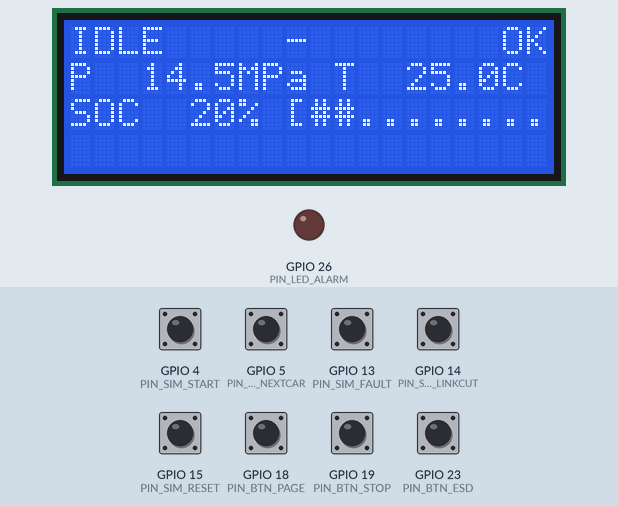
The sketch below on a simulated ESP32. Parts: 20×4 character LCD, output pins drawn as LEDs (lit = HIGH). The inputs (shaded band) are chosen by the test bench; at power-on: GPIO 4 (PIN_SIM_START), GPIO 5 (PIN_BTN_NEXTCAR), GPIO 13 (PIN_SIM_FAULT), GPIO 14 (PIN_SIM_LINKCUT), GPIO 15 (PIN_SIM_RESET), GPIO 18 (PIN_BTN_PAGE), GPIO 19 (PIN_BTN_STOP), GPIO 23 (PIN_BTN_ESD) HIGH. What the sketch prints to the serial monitor is not drawn.

Above: at 1.3 s.
1.4 s: GPIO 23 (PIN_BTN_ESD) pulled LOW for 0.15 s
At 2.3 s:
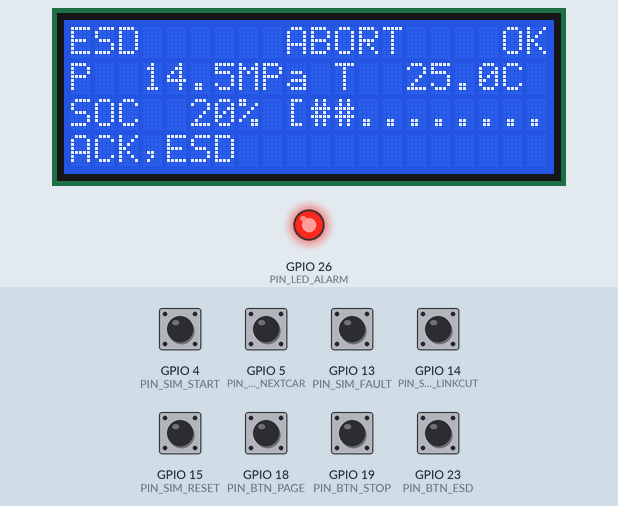
4.5 s: GPIO 5 (PIN_BTN_NEXTCAR) pulled LOW for 0.15 s
At 5.4 s:
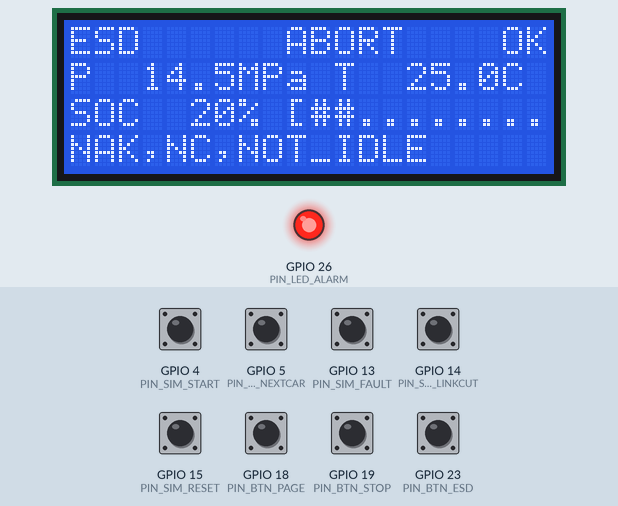
7.6 s: GPIO 19 (PIN_BTN_STOP) pulled LOW for 0.15 s
At 8.3 s:
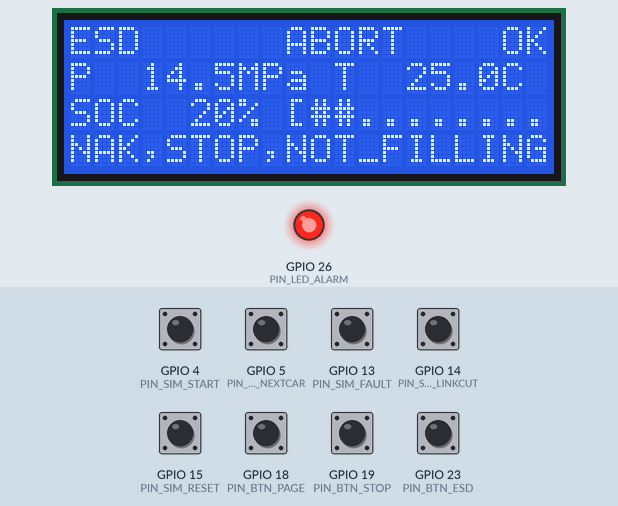
10.7 s: GPIO 15 (PIN_SIM_RESET) pulled LOW for 0.15 s
At 11.8 s:
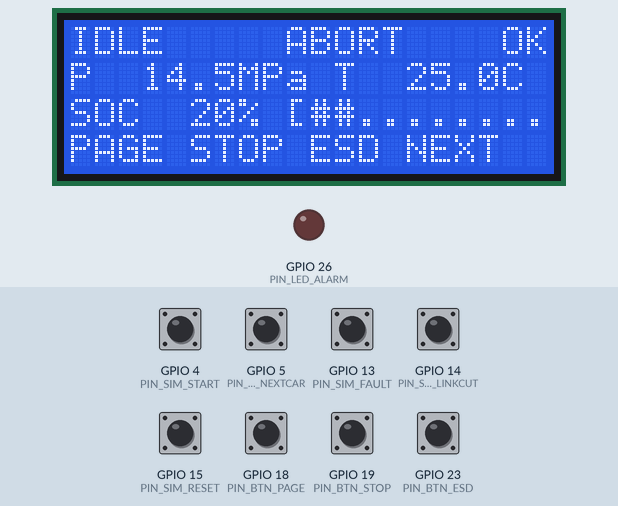
12.8 s: GPIO 4 (PIN_SIM_START) pulled LOW for 0.15 s
At 14.2 s:
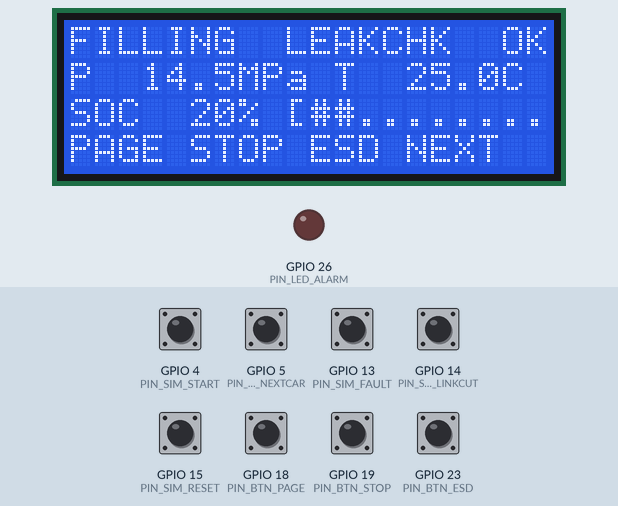
15.9 s: GPIO 19 (PIN_BTN_STOP) pulled LOW for 1 s
At 18.4 s:
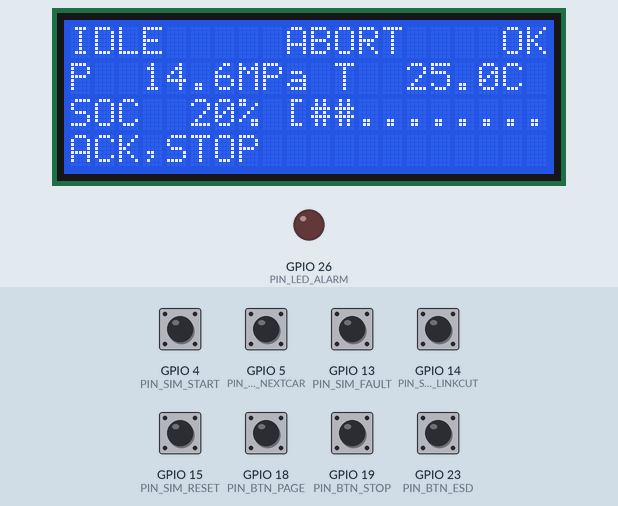
Timing chart, 0 to 19.9 s (numbered marks = the images above; inputs shaded):
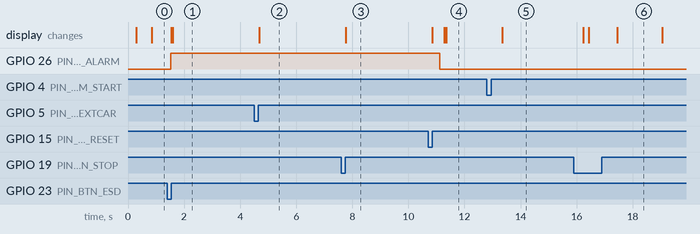

The sketch:

sketch.ino
```cpp
// ===== H2 dispenser - Step 6: ESP32 HMI (operator display + remote STOP/ESD) =====
//
// The ESP32 is the MASTER on the link: it asks, the STM32 answers.
// It shows the station on a 20x4 LCD and lets the operator stop the fill.
// It NEVER makes anything less safe: no remote START, no remote RESET.
//
// Same protocol as Step 5 (link.h) and the same fault list (faults.h):
// one source of truth for both boards.
#include <Wire.h>
#include <LiquidCrystal_I2C.h>
#include "link.h"
#include "faults.h"

#define USE_SIM_CONTROLLER 1      // 1 = Wokwi (simulated STM32 inside), 0 = real STM32 on UART2
#if USE_SIM_CONTROLLER
#include "sim_controller.h"
SimController sim;
Pipe toCtrl, toHmi;               // the two directions of the "cable"
#endif

// ---- pins ----
#define PIN_BTN_PAGE    18        // HMI buttons (to GND)
#define PIN_BTN_STOP    19
#define PIN_BTN_ESD     23        // big red: remote emergency shutdown
#define PIN_BTN_NEXTCAR 5         // dedicated "next car" (fixes the Step 4 two-meaning STOP button)
#define PIN_LED_ALARM   26
#define PIN_SIM_START   4         // simulated LOCAL buttons on the dispenser (Wokwi only)
#define PIN_SIM_RESET   15
#define PIN_SIM_FAULT   13        // slide switch: inject GAS_WARN + P_DISAGREE
#define PIN_SIM_LINKCUT 14        // slide switch: cut the cable

LiquidCrystal_I2C lcd(0x27, 20, 4);

// ---------- link timing ----------
const uint32_t POLL_MS          = 500;   // ask for status twice a second (also our heartbeat)
const uint32_t REPLY_TIMEOUT_MS = 250;   // an answer must come within 250 ms
const uint8_t  LOST_AFTER       = 3;     // 3 missed answers in a row = LINK LOST

// ---------- types first (Arduino inserts function prototypes above the first function) ----------
struct Btn { uint8_t pin; bool last; };

// ---------- what the HMI knows about the station ----------
struct Station {
  char     state[10], phase[8];
  int32_t  p10, t10, soc;              // pressure x10, temperature x10, %
  uint32_t faults, ctrlBadFrames;
  uint32_t updatedMs;                  // when this data arrived (its AGE matters)
  bool     valid;
};
Station st = {};

enum LinkState { LS_UNKNOWN, LS_OK, LS_LOST };
LinkState linkState = LS_UNKNOWN;     // NOT "link": that is a POSIX function name on the ESP32
LineRx    rx;
bool      waiting = false;             // one request at a time
char      waitingFor[8] = "";
uint32_t  sentMs = 0, lastPollMs = 0;
uint8_t   missed = 0;
uint32_t  okCount = 0, timeoutCount = 0, badCount = 0;
char      queued[8] = "";              // one operator command waiting to be sent
char      msg[21] = "";                // bottom line: last ACK / NAK
uint32_t  msgMs = 0;
uint8_t   page = 0;

// ---------- sending ----------
void sendFrame(const char* body) {
  TxFrame t; txBegin(t); txStr(t, body);
  const char* line = txEnd(t);
#if USE_SIM_CONTROLLER
  toCtrl.putLine(line);
#else
  Serial2.println(line);
#endif
  Serial.print("TX "); Serial.println(line);
  strncpy(waitingFor, body, sizeof(waitingFor) - 1);
  waiting = true; sentMs = millis();
}

bool readByte(char& c) {
#if USE_SIM_CONTROLLER
  return toHmi.get(c);
#else
  if (!Serial2.available()) return false;
  c = (char)Serial2.read(); return true;
#endif
}

void showMsg(const char* m) { strncpy(msg, m, 20); msg[20] = 0; msgMs = millis(); }

// ---------- parsing a status answer ----------
// Split "ST,IDLE,-,145,250,20,00000,0" into fields. Returns field count.
int splitFields(char* s, char* f[], int maxF) {
  int n = 0; f[n++] = s;
  for (; *s && n < maxF; s++) if (*s == ',') { *s = 0; f[n++] = s + 1; }
  return n;
}

bool parseStatus(char* body) {
  char* f[10];
  if (splitFields(body, f, 10) != 8) return false;          // wrong field count
  int32_t p10 = atol(f[3]), t10 = atol(f[4]), soc = atol(f[5]);
  // plausibility on the HMI side too: never DISPLAY a value that cannot be real
  if (p10 < 0 || p10 > 1000 || t10 < -600 || t10 > 1500 || soc < 0 || soc > 120) return false;
  strncpy(st.state, f[1], 9); st.state[9] = 0;
  strncpy(st.phase, f[2], 7); st.phase[7] = 0;
  st.p10 = p10; st.t10 = t10; st.soc = soc;
  st.faults = strtoul(f[6], nullptr, 16);
  st.ctrlBadFrames = strtoul(f[7], nullptr, 10);
  st.updatedMs = millis(); st.valid = true;
  return true;
}

void handleReply(char* body) {
  if (!waiting) { badCount++; Serial.print("RX UNSOLICITED: "); Serial.println(body); return; }
  waiting = false;
  missed = 0;
  if (linkState != LS_OK) { Serial.println("LINK OK"); if (linkState == LS_LOST) showMsg("LINK RESTORED"); }
  linkState = LS_OK;
  okCount++;
  if (!strncmp(body, "ST,", 3)) { if (!parseStatus(body)) { badCount++; Serial.println("bad status frame"); } }
  else { showMsg(body); Serial.print("RX "); Serial.println(body); }   // ACK,... / NAK,...
}

void serviceLink(uint32_t now) {
  // 1. receive
  char c, *body;
  while (readByte(c)) {
    FrameResult fr = lineFeed(rx, c, body);
    if (fr == FR_OK) handleReply(body);
    else if (fr != FR_NONE) { badCount++; Serial.print("RX BAD FRAME code "); Serial.println(fr); }
  }
  // 2. timeout of the outstanding request
  if (waiting && now - sentMs > REPLY_TIMEOUT_MS) {
    waiting = false; timeoutCount++;
    if (++missed >= LOST_AFTER && linkState != LS_LOST) {
      linkState = LS_LOST; st.valid = false;          // old data must not look current
      Serial.println("LINK LOST");
    }
  }
  // 3. send the next request: operator commands first, then the status poll
  if (!waiting) {
    if (queued[0]) { sendFrame(queued); queued[0] = 0; }
    else if (now - lastPollMs >= POLL_MS) { lastPollMs = now; sendFrame("ST"); }
  }
}

// ---------- buttons ----------
Btn bPage = {PIN_BTN_PAGE}, bStop = {PIN_BTN_STOP}, bEsd = {PIN_BTN_ESD}, bNext = {PIN_BTN_NEXTCAR},
    bSimStart = {PIN_SIM_START}, bSimReset = {PIN_SIM_RESET};
bool pressed(Btn& b) {
  bool now = digitalRead(b.pin) == LOW;
  bool edge = now && !b.last; b.last = now; return edge;
}
void queueCmd(const char* c) {
  if (linkState == LS_LOST) { showMsg("NO LINK - not sent"); return; }   // be honest with the operator
  strncpy(queued, c, sizeof(queued) - 1);
}

// ---------- display ----------
void line(uint8_t row, const char* text) {           // always write all 20 chars: no flicker, no leftovers
  char b[21]; uint8_t i = 0;
  for (; text[i] && i < 20; i++) b[i] = text[i];
  for (; i < 20; i++) b[i] = ' ';
  b[20] = 0;
  lcd.setCursor(0, row); lcd.print(b);
}

void fmt1(char* out, int32_t v10) {                  // 452 -> "45.2"
  int32_t a = v10 < 0 ? -v10 : v10;
  sprintf(out, "%s%ld.%ld", v10 < 0 ? "-" : "", (long)(a / 10), (long)(a % 10));
}

int activeFaults(uint32_t f) { int n = 0; for (int b = 0; b < N_FAULT_BITS; b++) if (f & (1u << b)) n++; return n; }

void drawMain() {
  char l[24], a[10], b[10];
  bool ok = (linkState == LS_OK && st.valid);
  snprintf(l, sizeof l, "%-9s%-7s%4s", ok ? st.state : "----", ok ? st.phase : "", linkState == LS_OK ? "OK" : "LOST");   // 9+7+4 = 20 columns (bug #17a)
  line(0, l);
  if (ok) { fmt1(a, st.p10); fmt1(b, st.t10); snprintf(l, sizeof l, "P %5sMPa T %5sC", a, b); }
  else snprintf(l, sizeof l, "P  ---- MPa T ---- C");          // Step 1 rule: no number if not valid
  line(1, l);
  if (ok) {
    char bar[11]; int n = st.soc / 10; if (n > 10) n = 10;
    for (int i = 0; i < 10; i++) bar[i] = i < n ? '#' : '.';
    bar[10] = 0;
    snprintf(l, sizeof l, "SOC %3ld%% [%s]", (long)st.soc, bar);
  } else snprintf(l, sizeof l, "SOC ---%%");
  line(2, l);
  if (millis() - msgMs < 3000) line(3, msg);
  else if (linkState == LS_LOST) line(3, "!! LINK LOST !!");
  else if (st.valid && st.faults) { snprintf(l, sizeof l, "ALARMS: %d (PAGE)", activeFaults(st.faults)); line(3, l); }
  else line(3, "PAGE STOP ESD NEXT");
}

void drawAlarms() {
  char l[24];
  int n = st.valid ? activeFaults(st.faults) : 0;
  snprintf(l, sizeof l, "ALARMS %d   %s", n, linkState == LS_OK ? "" : "(OLD!)");
  line(0, l);
  int row = 1;
  for (int b = 0; b < N_FAULT_BITS && row < 4; b++) {
    if (!(st.faults & (1u << b))) continue;
    snprintf(l, sizeof l, "%c %s", "-WISE"[faultAction(1u << b)], faultName(b));   // W/I/S/E = action
    line(row++, l);
  }
  while (row < 4) line(row++, "");
}

void drawLink() {
  char l[24];
  line(0, linkState == LS_OK ? "LINK  OK" : (linkState == LS_LOST ? "LINK  LOST" : "LINK  waiting..."));
  snprintf(l, sizeof l, "ok %lu  timeout %lu", (unsigned long)okCount, (unsigned long)timeoutCount); line(1, l);
  snprintf(l, sizeof l, "bad hmi %lu ctrl %lu", (unsigned long)badCount, (unsigned long)st.ctrlBadFrames); line(2, l);
  if (st.valid) snprintf(l, sizeof l, "data age %lu ms", (unsigned long)(millis() - st.updatedMs));
  else          snprintf(l, sizeof l, "data age ----");      // "0 ms" would look fresh (bug #17b)
  line(3, l);
}

void setup() {
  Serial.begin(115200);
#if !USE_SIM_CONTROLLER
  Serial2.begin(115200, SERIAL_8N1, 16, 17);     // RX=16, TX=17 -> STM32 USART1
#endif
  for (uint8_t p : {PIN_BTN_PAGE, PIN_BTN_STOP, PIN_BTN_ESD, PIN_BTN_NEXTCAR, PIN_SIM_START,
                    PIN_SIM_RESET, PIN_SIM_FAULT, PIN_SIM_LINKCUT}) pinMode(p, INPUT_PULLUP);
  pinMode(PIN_LED_ALARM, OUTPUT);
  lcd.init(); lcd.backlight();
  line(0, "H2 DISPENSER HMI"); line(1, "connecting...");
#if USE_SIM_CONTROLLER
  simInit(sim);
#endif
  Serial.println("H2 HMI - Step 6");
}

uint32_t lastTick = 0, lastDraw = 0;

void loop() {
  uint32_t now = millis();
  if (now - lastTick < 10) return;
  lastTick = now;

  // operator buttons on the HMI
  if (pressed(bPage)) page = (page + 1) % 3;
  if (pressed(bStop)) queueCmd("STOP");
  if (pressed(bEsd))  queueCmd("ESD");
  if (pressed(bNext)) queueCmd("NC");

  serviceLink(now);

#if USE_SIM_CONTROLLER
  bool simStart = pressed(bSimStart), simReset = pressed(bSimReset);
  simStep(sim, toCtrl, toHmi, digitalRead(PIN_SIM_FAULT) == LOW, digitalRead(PIN_SIM_LINKCUT) == LOW,
          simStart, simReset, now);
#endif

  // alarm LED: solid = must act (INHIBIT or worse) or link lost, blinking = warnings only
  Action w = st.valid ? worstAction(st.faults) : ACT_NONE;
  bool alarm = linkState == LS_LOST || w >= ACT_INHIBIT || (w == ACT_WARN && (now / 500) % 2);
  digitalWrite(PIN_LED_ALARM, alarm);

  if (now - lastDraw >= 250) {
    lastDraw = now;
    if (page == 0) drawMain(); else if (page == 1) drawAlarms(); else drawLink();
  }
}
```

faults.h
```cpp
// faults.h - the FAULT REGISTER: one bit per fault, many can be active at once.
// Fixes the Step 2 flaw where one state variable could hide a second fault.
#pragma once
#include <stdint.h>

enum FaultBit : uint32_t {
  FLT_PT1_WIRING   = 1u << 0,
  FLT_PT2_WIRING   = 1u << 1,
  FLT_TT1_WIRING   = 1u << 2,
  FLT_GD1_WIRING   = 1u << 3,
  FLT_P_DEGRADED   = 1u << 4,   // only one pressure sensor left
  FLT_P_DISAGREE   = 1u << 5,
  FLT_P_LOST       = 1u << 6,   // no pressure measurement at all
  FLT_PT1_RATE     = 1u << 7,
  FLT_PT2_RATE     = 1u << 8,
  FLT_TT1_RATE     = 1u << 9,
  FLT_GAS_WARN     = 1u << 10,  // GD1 >= 10 %LEL
  FLT_GAS_ALARM    = 1u << 11,  // GD1 >= 25 %LEL
  FLT_OVERPRESSURE = 1u << 12,  // P >= 87.5 MPa
  FLT_TANK_OVERTEMP= 1u << 13,  // vehicle tank gas >= 85 C (Step 4: replaces TT1 limit)
  FLT_ESTOP        = 1u << 14,  // emergency-stop circuit open
  FLT_LEAK         = 1u << 15,  // Step 4: pressure dropped during the leak check
  FLT_NO_RISE      = 1u << 16,  // Step 4: valve open but pressure not rising
  FLT_PRECOOL      = 1u << 17,  // Step 4: gas from pre-cooler too warm to start
  FLT_HMI_LINK     = 1u << 18,  // Step 5: no valid frame from the HMI for 5 s
  FLT_REMOTE_ESD   = 1u << 19,  // Step 5: ESD commanded by the HMI (latched)
};
const int N_FAULT_BITS = 20;

inline const char* faultName(int bit) {
  static const char* names[N_FAULT_BITS] = {
    "PT1_WIRING", "PT2_WIRING", "TT1_WIRING", "GD1_WIRING",
    "P_DEGRADED", "P_DISAGREE", "P_LOST",
    "PT1_RATE", "PT2_RATE", "TT1_RATE",
    "GAS_WARN", "GAS_ALARM", "OVERPRESSURE", "TANK_OVERTEMP", "ESTOP",
    "LEAK", "NO_RISE", "PRECOOL", "HMI_LINK", "REMOTE_ESD" };
  return (bit >= 0 && bit < N_FAULT_BITS) ? names[bit] : "?";
}

// ---------- CAUSE & EFFECT MATRIX ----------
// What the station must DO for each fault. Higher number = more severe.
enum Action : uint8_t {
  ACT_NONE    = 0,
  ACT_WARN    = 1,   // alarm to operator, keep running
  ACT_INHIBIT = 2,   // do not START a new fill
  ACT_STOP    = 3,   // controlled stop: close valves in sequence
  ACT_ESD     = 4    // emergency shutdown: close everything now, vent the hose
};

inline Action faultAction(uint32_t bit) {
  switch (bit) {
    case FLT_GAS_WARN:     return ACT_INHIBIT;
    case FLT_P_DEGRADED:   return ACT_STOP;    // Step 2 decision: no redundancy -> stop
    case FLT_P_DISAGREE:   return ACT_STOP;
    case FLT_PT1_RATE:
    case FLT_PT2_RATE:     return ACT_STOP;
    case FLT_TT1_WIRING:
    case FLT_TT1_RATE:     return ACT_STOP;    // cannot verify gas temperature
    case FLT_PT1_WIRING:
    case FLT_PT2_WIRING:   return ACT_WARN;    // covered by P_DEGRADED / P_LOST
    case FLT_GD1_WIRING:   return ACT_ESD;     // blind gas detector = assume gas
    case FLT_P_LOST:       return ACT_ESD;
    case FLT_GAS_ALARM:    return ACT_ESD;
    case FLT_OVERPRESSURE: return ACT_ESD;
    case FLT_TANK_OVERTEMP:return ACT_STOP;
    case FLT_LEAK:         return ACT_ESD;
    case FLT_NO_RISE:      return ACT_STOP;
    case FLT_PRECOOL:      return ACT_INHIBIT;
    case FLT_ESTOP:        return ACT_ESD;
    case FLT_HMI_LINK:     return ACT_WARN;    // safety must NOT depend on the HMI
    case FLT_REMOTE_ESD:   return ACT_ESD;
  }
  return ACT_NONE;
}

inline const char* actionName(Action a) {
  static const char* n[] = { "none", "WARN", "INHIBIT", "STOP", "ESD" };
  return n[a];
}

// The most severe action required by all active faults together.
inline Action worstAction(uint32_t faults) {
  Action worst = ACT_NONE;
  for (int b = 0; b < N_FAULT_BITS; b++)
    if (faults & (1u << b)) {
      Action a = faultAction(1u << b);
      if (a > worst) worst = a;
    }
  return worst;
}
```

link.h
```cpp
// link.h - text protocol between the controller (STM32) and the HMI (ESP32).
//
// Frame:   $BODY*HH<newline>
//   BODY = comma-separated fields, e.g.  ST   or   STOP   or   ST,FILLING,RAMP,452,...
//   HH   = checksum: XOR of every character of BODY, as 2 hex digits
// Same framing idea as NMEA (GPS receivers). Human-readable, so you can type
// it into the Wokwi serial monitor and read the answers yourself.
//
// The HMI is the MASTER (it asks), the controller is the SLAVE (it answers):
// a slave never talks unless asked, so two devices never transmit at once.
#pragma once
#include <stdint.h>
#include <string.h>

const uint8_t FRAME_MAX = 64;          // longest frame we accept (worst case 54 chars: see docs/debugging-log.md #16)
                                      // (NOT "LINE_MAX": that name is already a macro in the ESP32 C library)

enum FrameResult { FR_NONE, FR_OK, FR_OVERFLOW, FR_NO_DOLLAR, FR_NO_STAR, FR_BAD_CS };

struct LineRx {
  char    buf[FRAME_MAX + 1];
  uint8_t len;
  bool    overflow;
};

inline uint8_t xorChecksum(const char* s, uint8_t n) {
  uint8_t cs = 0;
  for (uint8_t i = 0; i < n; i++) cs ^= (uint8_t)s[i];
  return cs;
}

inline int hexVal(char c) {
  if (c >= '0' && c <= '9') return c - '0';
  if (c >= 'A' && c <= 'F') return c - 'A' + 10;
  if (c >= 'a' && c <= 'f') return c - 'a' + 10;
  return -1;
}

// Feed ONE received character. Returns FR_NONE until a line ends.
// On FR_OK, 'body' points to the NUL-terminated BODY inside r.buf.
inline FrameResult lineFeed(LineRx& r, char c, char*& body) {
  if (c != '\n' && c != '\r') {
    if (r.len < FRAME_MAX) r.buf[r.len++] = c;
    else r.overflow = true;           // too long: keep reading, but the line is dead
    return FR_NONE;
  }
  if (r.len == 0 && !r.overflow) return FR_NONE;   // empty line (e.g. "\r\n")
  r.buf[r.len] = 0;
  uint8_t n = r.len;
  bool ovf = r.overflow;
  r.len = 0; r.overflow = false;
  if (ovf) return FR_OVERFLOW;        // never parse a truncated frame
  if (r.buf[0] != '$') return FR_NO_DOLLAR;
  char* star = strchr(r.buf, '*');
  if (!star || star + 3 != r.buf + n) return FR_NO_STAR;
  int hi = hexVal(star[1]), lo = hexVal(star[2]);
  if (hi < 0 || lo < 0) return FR_BAD_CS;
  uint8_t want = (uint8_t)(hi * 16 + lo);
  *star = 0;                          // cut "*HH" off
  body = r.buf + 1;                   // skip '$'
  if (xorChecksum(body, (uint8_t)(star - body)) != want) return FR_BAD_CS;
  return FR_OK;
}

// ---- building an answer without printf (printf costs several KB of flash) ----
struct TxFrame { char buf[64]; uint8_t len; };
inline void txBegin(TxFrame& t)                 { t.len = 0; }
inline void txStr(TxFrame& t, const char* s)    { while (*s && t.len < 60) t.buf[t.len++] = *s++; }
inline void txInt(TxFrame& t, int32_t v) {
  char tmp[12]; uint8_t n = 0;
  bool neg = v < 0; uint32_t u = neg ? (uint32_t)(-v) : (uint32_t)v;
  do { tmp[n++] = (char)('0' + u % 10); u /= 10; } while (u);
  if (neg) tmp[n++] = '-';
  while (n && t.len < 60) t.buf[t.len++] = tmp[--n];
}
inline void txHex(TxFrame& t, uint32_t v, uint8_t digits) {
  for (int8_t i = (int8_t)digits - 1; i >= 0 && t.len < 60; i--)
    t.buf[t.len++] = "0123456789ABCDEF"[(v >> (i * 4)) & 0xF];
}
// Finish: returns the full line  $BODY*HH  (caller prints it + newline)
inline const char* txEnd(TxFrame& t) {
  uint8_t cs = xorChecksum(t.buf, t.len);
  static char out[70];
  out[0] = '$';
  memcpy(out + 1, t.buf, t.len);
  out[t.len + 1] = '*';
  out[t.len + 2] = "0123456789ABCDEF"[cs >> 4];
  out[t.len + 3] = "0123456789ABCDEF"[cs & 0xF];
  out[t.len + 4] = 0;
  return out;
}
```

Source omitted: sim_controller.h (4800 bytes)

Measured:
- after the input at 1.4 s, GPIO 26 (PIN_LED_ALARM): LOW → HIGH after 0.12 s; the display: first changes after 0.15 s (image 1 shows a later state)
- after the input at 4.5 s, the display: changes after 0.19 s (image 2)
- after the input at 7.6 s, the display: changes after 0.17 s (image 3)
- after the input at 10.7 s, GPIO 26 (PIN_LED_ALARM): HIGH → LOW after 0.41 s; the display: first differs from a run without the input after 0.59 s (image 4 shows a later state)
- after the input at 12.8 s, the display: changes after 0.55 s (image 5)
- after the input at 15.9 s, the display: first changes after 0.33 s (image 6 shows a later state)
